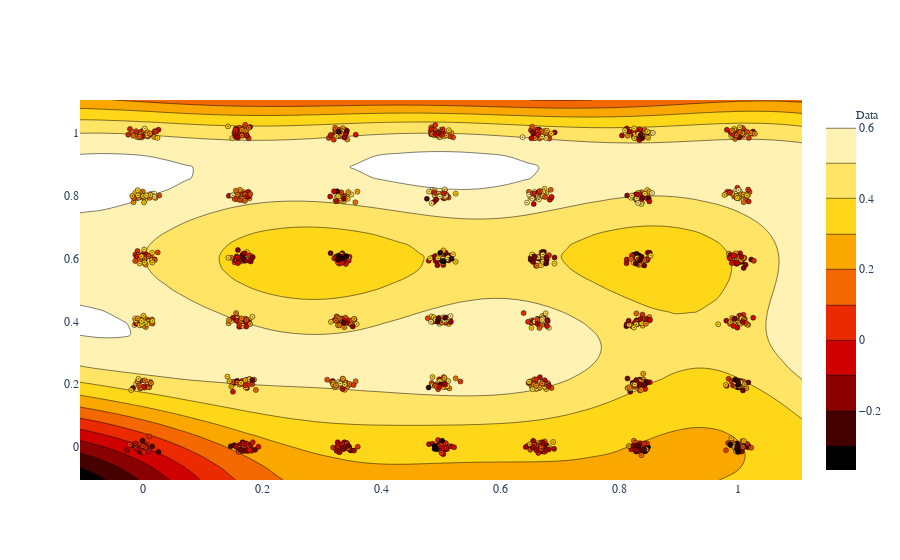

Notebook code for this chart:
### Code cell
fig = m.plot(title='1d_gp')

GPy.plotting.show(fig, filename='1d_gp')

### Figure 1 — Plotly figure (JSON) as saved in the notebook; plotly's stock layout.template omitted (floating-point values rounded to 4 significant figures; data arrays with more than 128 entries replaced by an {"elided": "..."} marker saying what was removed)
{"data": [{"marker": {"color": {"elided": "1411 float values"}, "colorscale": [[0, "rgb(0,0,0)"], [0.3333, "rgb(230,0,0)"], [0.6667, "rgb(255,210,0)"], [1, "rgb(255,255,255)"]], "line": {"color": "black", "width": 0.5}, "opacity": 1, "size": 5, "symbol": "circle-dot"}, "mode": "markers", "name": "Data", "showlegend": true, "type": "scatter", "x": {"elided": "1411 float values"}, "xaxis": "x", "y": {"elided": "1411 float values"}, "yaxis": "y"}, {"colorscale": [[0, "rgb(0,0,0)"], [0.3333, "rgb(230,0,0)"], [0.6667, "rgb(255,210,0)"], [1, "rgb(255,255,255)"]], "name": "Mean", "type": "contour", "x": [-0.106, -0.07033, -0.03466, 0.001007, 0.03667, 0.07234, 0.108, 0.1437, 0.1793, 0.215, 0.2507, 0.2863, 0.322, 0.3577, 0.3933, 0.429, 0.4647, 0.5003, 0.536, 0.5717, 0.6074, 0.643, 0.6787, 0.7144, 0.75, 0.7857, 0.8214, 0.857, 0.8927, 0.9284, 0.964, 0.9997, 1.035, 1.071, 1.107], "xaxis": "x", "y": [-0.1061, -0.07049, -0.03485, 0.0007949, 0.03644, 0.07208, 0.1077, 0.1434, 0.179, 0.2147, 0.2503, 0.2859, 0.3216, 0.3572, 0.3929, 0.4285, 0.4642, 0.4998, 0.5354, 0.5711, 0.6067, 0.6424, 0.678, 0.7137, 0.7493, 0.785, 0.8206, 0.8562, 0.8919, 0.9275, 0.9632, 0.9988, 1.034, 1.07, 1.106], "yaxis": "y", "z": {"elided": "35x35 float values"}}], "layout": {"font": {"family": "Raleway, sans-serif"}, "showlegend": true, "xaxis": {"anchor": "y", "domain": [0, 1]}, "yaxis": {"anchor": "x", "domain": [0, 1]}}}
